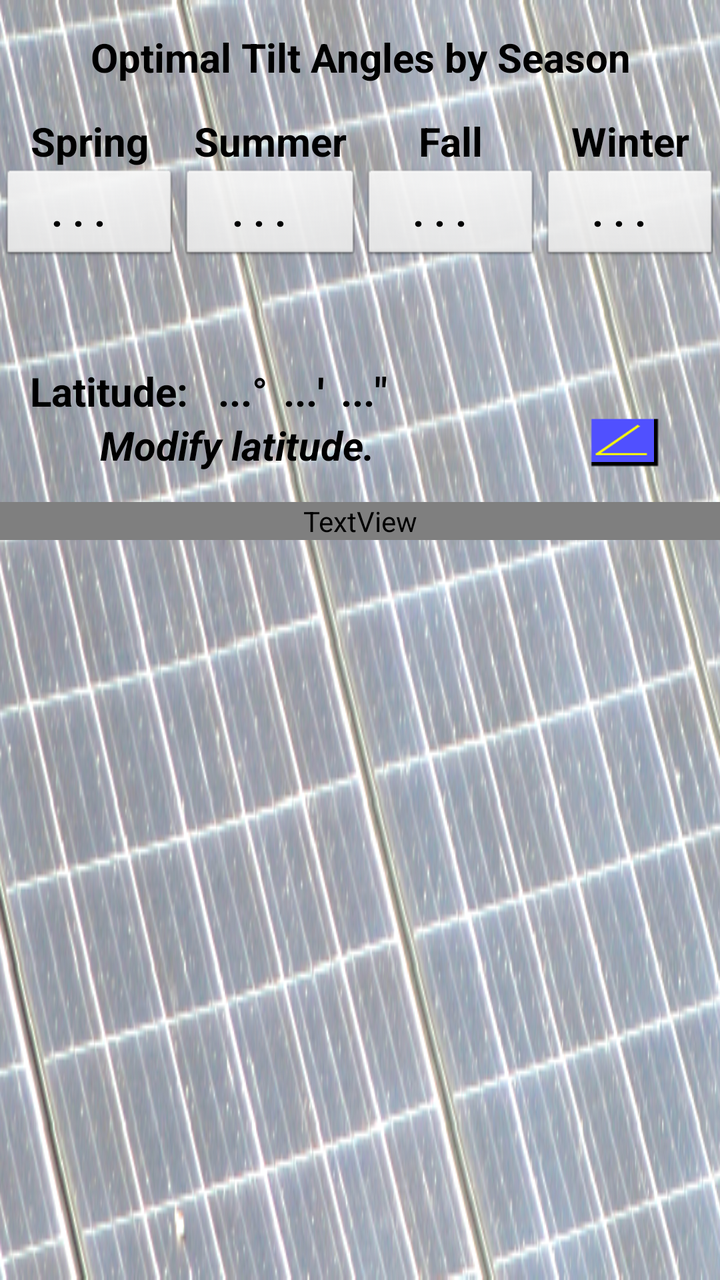
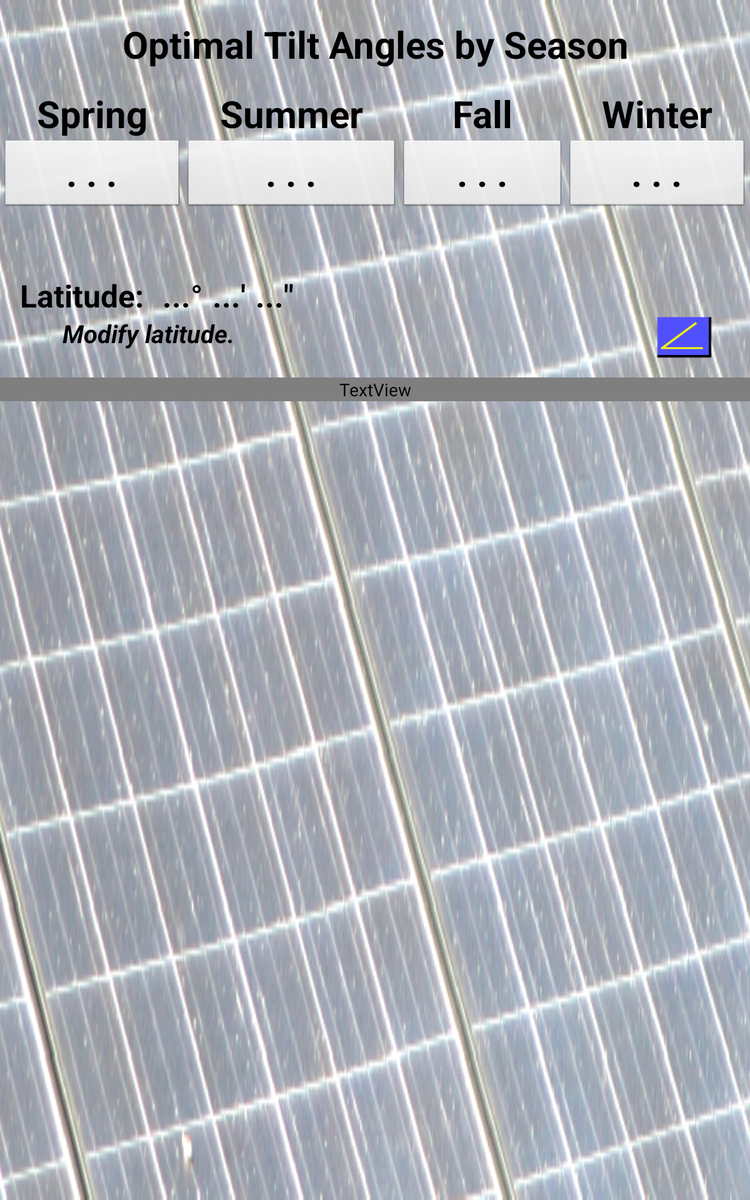

The same Android screen from two of the app's own layout files: first res/layout/ as a phone draws it, then the repository's variant for another configuration, drawn on a device whose configuration selects that folder. Both files follow.
<!-- AndroidManifest.xml: application theme AppTheme -->
<!-- res/layout/fragment_solar_tilt_seasonal.xml -->
<LinearLayout xmlns:android="http://schemas.android.com/apk/res/android"
	xmlns:tools="http://schemas.android.com/tools"
	android:layout_width="fill_parent"
	android:layout_height="fill_parent"
	android:background="@drawable/solarpanel"
	android:orientation="vertical" >

	<TextView
		android:id="@+id/textView2"
		android:layout_width="fill_parent"
		android:layout_height="wrap_content"
		android:layout_marginBottom="15dp"
		android:layout_marginTop="15dp"
		android:gravity="center"
		android:text="@string/idealTilt"
		android:textAppearance="?android:attr/textAppearanceLarge"
		android:textSize="20sp"
		android:textStyle="bold"
		android:typeface="normal" />

	<TableLayout
		android:layout_width="wrap_content"
		android:layout_height="wrap_content"
		android:layout_gravity="center"
		android:shrinkColumns="*"
		android:stretchColumns="*" >

		<TableRow>

			<TextView
				android:id="@+id/textView10"
				android:layout_height="wrap_content"
				android:gravity="center"
				android:text="@string/spring"
				android:textAppearance="?android:attr/textAppearanceLarge"
				android:textSize="20sp"
				android:textStyle="bold"
				android:typeface="normal" />

			<TextView
				android:id="@+id/textView11"
				android:layout_height="wrap_content"
				android:gravity="center"
				android:text="@string/summer"
				android:textAppearance="?android:attr/textAppearanceLarge"
				android:textSize="20sp"
				android:textStyle="bold"
				android:typeface="normal" />

			<TextView
				android:id="@+id/textView12"
				android:layout_height="wrap_content"
				android:gravity="center"
				android:text="@string/fall"
				android:textAppearance="?android:attr/textAppearanceLarge"
				android:textSize="20sp"
				android:textStyle="bold"
				android:typeface="normal" />

			<TextView
				android:id="@+id/textView13"
				android:layout_height="wrap_content"
				android:gravity="center"
				android:text="@string/winter"
				android:textAppearance="?android:attr/textAppearanceLarge"
				android:textSize="20sp"
				android:textStyle="bold"
				android:typeface="normal" />
		</TableRow>

		<TableRow>

			<Button
				android:id="@+id/Button_SeasonalSpring"
				android:layout_height="wrap_content"
				android:background="@android:drawable/btn_default"
				android:focusable="false"
				android:focusableInTouchMode="false"
				android:gravity="center"
				android:hint="@string/dots"
				android:paddingLeft="0dp"
				android:textAppearance="?android:attr/textAppearanceLarge"
				android:textColorHint="@color/black"
				android:textSize="20sp"
				android:textStyle="bold"
				android:width="75dp" />

			<Button
				android:id="@+id/Button_SeasonalSummer"
				android:layout_height="wrap_content"
				android:background="@android:drawable/btn_default"
				android:focusable="false"
				android:focusableInTouchMode="false"
				android:gravity="center"
				android:hint="@string/dots"
				android:paddingLeft="0dp"
				android:textAppearance="?android:attr/textAppearanceLarge"
				android:textColorHint="@color/black"
				android:textSize="20sp"
				android:textStyle="bold"
				android:width="75dp" />

			<Button
				android:id="@+id/Button_SeasonalFall"
				android:layout_height="wrap_content"
				android:background="@android:drawable/btn_default"
				android:focusable="false"
				android:focusableInTouchMode="false"
				android:gravity="center"
				android:hint="@string/dots"
				android:paddingLeft="0dp"
				android:textAppearance="?android:attr/textAppearanceLarge"
				android:textColorHint="@color/black"
				android:textSize="20sp"
				android:textStyle="bold"
				android:width="75dp" />

			<Button
				android:id="@+id/Button_SeasonalWinter"
				android:layout_height="wrap_content"
				android:background="@android:drawable/btn_default"
				android:focusable="false"
				android:focusableInTouchMode="false"
				android:gravity="center"
				android:hint="@string/dots"
				android:paddingLeft="0dp"
				android:textAppearance="?android:attr/textAppearanceLarge"
				android:textColorHint="@color/black"
				android:textSize="20sp"
				android:textStyle="bold"
				android:width="75dp" />

		</TableRow>
	</TableLayout>

	<RelativeLayout
		android:layout_width="match_parent"
		android:layout_height="wrap_content"
		android:layout_marginTop="50dp" >

		<TextView
			android:id="@+id/textView6"
			android:layout_width="wrap_content"
			android:layout_height="wrap_content"
			android:layout_alignParentLeft="true"
			android:layout_marginLeft="15dp"
			android:text="@string/latitude"
			android:textAppearance="?android:attr/textAppearanceLarge"
			android:textSize="20sp"
			android:textStyle="bold" />

		<TextView
			android:id="@+id/textViewSeasonalDegrees"
			android:layout_width="wrap_content"
			android:layout_height="wrap_content"
			android:layout_marginLeft="15dp"
			android:layout_toRightOf="@+id/textView6"
			android:gravity="right"
			android:hint="@string/smalldots"
			android:textAppearance="?android:attr/textAppearanceLarge"
			android:textColorHint="@color/black"
			android:textSize="20sp"
			android:textStyle="bold" />

		<TextView
			android:id="@+id/textView8"
			android:layout_width="wrap_content"
			android:layout_height="wrap_content"
			android:layout_below="@+id/textView6"
			android:layout_marginLeft="50dp"
			android:text="@string/edit2"
			android:textColor="@color/black"
			android:textSize="20sp"
			android:textStyle="bold|italic" />

		<Button
			android:id="@+id/buttonEditSeasonal"
			style="?android:attr/buttonStyleSmall"
			android:layout_width="35dp"
			android:layout_height="25dp"
			android:layout_alignParentRight="true"
			android:layout_below="@+id/textView6"
			android:layout_marginRight="30dp"
			android:background="@drawable/angle_button" />

		<TextView
			android:id="@+id/textView1"
			android:layout_width="wrap_content"
			android:layout_height="wrap_content"
			android:layout_toRightOf="@+id/textViewSeasonalDegrees"
			android:text="@string/degreee"
			android:textAppearance="?android:attr/textAppearanceLarge"
			android:textSize="20sp"
			android:textStyle="bold" />

		<TextView
			android:id="@+id/textViewSeasonalMinutes"
			android:layout_width="wrap_content"
			android:layout_height="wrap_content"
			android:layout_marginLeft="8dp"
			android:layout_toRightOf="@+id/textView1"
			android:gravity="right"
			android:hint="@string/smalldots"
			android:textAppearance="?android:attr/textAppearanceLarge"
			android:textColorHint="@color/black"
			android:textSize="20sp"
			android:textStyle="bold" />

		<TextView
			android:id="@+id/textView3"
			android:layout_width="wrap_content"
			android:layout_height="wrap_content"
			android:layout_toRightOf="@+id/textViewSeasonalMinutes"
			android:text="@string/quote"
			android:textAppearance="?android:attr/textAppearanceLarge"
			android:textStyle="bold" />

		<TextView
			android:id="@+id/textView4"
			android:layout_width="wrap_content"
			android:layout_height="wrap_content"
			android:layout_toRightOf="@+id/textViewSeasonalSeconds"
			android:text="@string/quotes"
			android:textAppearance="?android:attr/textAppearanceLarge"
			android:textSize="20sp"
			android:textStyle="bold" />

		<TextView
			android:id="@+id/textViewSeasonalSeconds"
			android:layout_width="wrap_content"
			android:layout_height="wrap_content"
			android:layout_alignParentTop="true"
			android:layout_marginLeft="8dp"
			android:layout_toRightOf="@+id/textView3"
			android:gravity="right"
			android:hint="@string/smalldots"
			android:textAppearance="?android:attr/textAppearanceLarge"
			android:textColorHint="@color/black"
			android:textSize="20sp"
			android:textStyle="bold" />

	</RelativeLayout>

	<TextView
		android:id="@+id/textView_SeasonalMessage"
		android:layout_width="match_parent"
		android:layout_height="wrap_content"
		android:layout_marginTop="15dp"
		android:background="@color/lightblue"
		android:ems="10"
		android:focusable="false"
		android:gravity="center_vertical|center_horizontal"
		android:paddingLeft="15dp"
		android:paddingRight="15dp"
		android:textAppearance="?android:attr/textAppearanceLarge"
		android:textColor="@color/blue"
		android:textSize="20sp"
		android:textStyle="bold"
		android:visibility="visible" />

</LinearLayout>
<!-- resources referenced by this layout -->
<resources>
  <!-- drawable angle_button (drawable-mdpi) -->
  <?xml version="1.0" encoding="utf-8"?>
  <selector xmlns:android="http://schemas.android.com/apk/res/android" >
  	
  	<item android:drawable="@drawable/angle_button_pressed" 
  		  android:state_pressed="true"/>
  	
  	<item android:drawable="@drawable/angle_button_focused" 
  		  android:state_focused="true"/>
  	
  	<item android:drawable="@drawable/angle_button_default" />	
  	
  </selector>
  <!-- drawable solarpanel: png bitmap (drawable-mdpi, 366651 bytes) -->
  <string name="degreee">\u00b0</string>
  <string name="dots">". . ."</string>
  <string name="edit2">Modify latitude.</string>
  <string name="fall">Fall</string>
  <string name="idealTilt">Optimal Tilt Angles by Season</string>
  <string name="latitude">Latitude:</string>
  <string name="quote">\'</string>
  <string name="quotes">\"</string>
  <string name="smalldots">...</string>
  <string name="spring">Spring</string>
  <string name="summer">Summer</string>
  <string name="winter">Winter</string>
  <style name="AppTheme" parent="AppBaseTheme">
  		
  	</style>
  <!-- drawable angle_button_pressed: png bitmap (drawable-mdpi, 287 bytes) -->
  <!-- drawable angle_button_focused: png bitmap (drawable-mdpi, 288 bytes) -->
  <!-- drawable angle_button_default: png bitmap (drawable-mdpi, 280 bytes) -->
  <style name="AppBaseTheme" parent="android:Theme.Light">
  		
  	</style>
</resources>
<!-- res/layout-large/fragment_solar_tilt_seasonal.xml (the repository's variant of the layout above) -->
<!-- drawn on a 7-inch tablet held upright -->
<LinearLayout xmlns:android="http://schemas.android.com/apk/res/android"
	xmlns:tools="http://schemas.android.com/tools"
	android:layout_width="fill_parent"
	android:layout_height="fill_parent"
	android:background="@drawable/solarpanel"
	android:orientation="vertical" >

	<TextView
		android:id="@+id/textView2"
		android:layout_width="fill_parent"
		android:layout_height="wrap_content"
		android:layout_marginBottom="15dp"
		android:layout_marginTop="15dp"
		android:gravity="center"
		android:text="@string/idealTilt"
		android:textAppearance="?android:attr/textAppearanceLarge"
		android:textSize="30sp"
		android:textStyle="bold"
		android:typeface="normal" />

	<TableLayout
		android:layout_width="wrap_content"
		android:layout_height="wrap_content"
		android:layout_gravity="center"
		android:shrinkColumns="*"
		android:stretchColumns="*" >

		<TableRow>

			<TextView
				android:id="@+id/textView10"
				android:layout_height="wrap_content"
				android:layout_alignLeft="@+id/textView2"
				android:layout_below="@+id/textView2"
				android:gravity="center"
				android:text="@string/spring"
				android:textAppearance="?android:attr/textAppearanceLarge"
				android:textSize="30sp"
				android:textStyle="bold"
				android:typeface="normal" />

			<TextView
				android:id="@+id/textView11"
				android:layout_height="wrap_content"
				android:layout_alignRight="@+id/textView1"
				android:gravity="center"
				android:text="@string/summer"
				android:textAppearance="?android:attr/textAppearanceLarge"
				android:textSize="30sp"
				android:textStyle="bold"
				android:typeface="normal" />

			<TextView
				android:id="@+id/textView12"
				android:layout_height="wrap_content"
				android:gravity="center"
				android:text="@string/fall"
				android:textAppearance="?android:attr/textAppearanceLarge"
				android:textSize="30sp"
				android:textStyle="bold"
				android:typeface="normal" />

			<TextView
				android:id="@+id/textView13"
				android:layout_height="wrap_content"
				android:gravity="center"
				android:text="@string/winter"
				android:textAppearance="?android:attr/textAppearanceLarge"
				android:textSize="30sp"
				android:textStyle="bold"
				android:typeface="normal" />
		</TableRow>

		<TableRow>

			<Button
				android:id="@+id/Button_SeasonalSpring"
				android:layout_height="wrap_content"
				android:background="@android:drawable/btn_default"
				android:focusable="false"
				android:focusableInTouchMode="false"
				android:gravity="center"
				android:hint="@string/dots"
				android:imeOptions="flagNoExtractUi"
				android:inputType="numberSigned"
				android:textAppearance="?android:attr/textAppearanceLarge"
				android:textColorHint="@color/black"
				android:textSize="30sp"
				android:textStyle="bold"
				android:width="75dp" />

			<Button
				android:id="@+id/Button_SeasonalSummer"
				android:layout_height="wrap_content"
				android:background="@android:drawable/btn_default"
				android:focusable="false"
				android:focusableInTouchMode="false"
				android:gravity="center"
				android:hint="@string/dots"
				android:inputType="numberSigned"
				android:textAppearance="?android:attr/textAppearanceLarge"
				android:textColorHint="@color/black"
				android:textSize="30sp"
				android:textStyle="bold"
				android:width="75dp" />

			<Button
				android:id="@+id/Button_SeasonalFall"
				android:layout_height="wrap_content"
				android:background="@android:drawable/btn_default"
				android:focusable="false"
				android:focusableInTouchMode="false"
				android:gravity="center"
				android:hint="@string/dots"
				android:inputType="numberSigned"
				android:textAppearance="?android:attr/textAppearanceLarge"
				android:textColorHint="@color/black"
				android:textSize="30sp"
				android:textStyle="bold"
				android:width="75dp" />

			<Button
				android:id="@+id/Button_SeasonalWinter"
				android:layout_height="wrap_content"
				android:background="@android:drawable/btn_default"
				android:focusable="false"
				android:focusableInTouchMode="false"
				android:gravity="center"
				android:hint="@string/dots"
				android:inputType="numberSigned"
				android:textAppearance="?android:attr/textAppearanceLarge"
				android:textColorHint="@color/black"
				android:textSize="30sp"
				android:textStyle="bold"
				android:width="75dp" />

		</TableRow>
	</TableLayout>

	<RelativeLayout
		android:layout_width="match_parent"
		android:layout_height="wrap_content"
		android:layout_marginTop="50dp" >

		<TextView
			android:id="@+id/textView6"
			android:layout_width="wrap_content"
			android:layout_height="wrap_content"
            android:text="@string/latitude"
			android:textAppearance="?android:attr/textAppearanceLarge"
			android:textSize="25sp"
			android:textStyle="bold"
            android:layout_alignParentTop="true"
            android:layout_alignParentLeft="true"
            android:layout_alignParentStart="true"
            android:layout_marginLeft="16dp" />

		<TextView
			android:id="@+id/textViewSeasonalDegrees"
			android:layout_width="wrap_content"
			android:layout_height="wrap_content"
			android:layout_marginLeft="15dp"
			android:layout_toRightOf="@+id/textView6"
			android:gravity="right"
			android:hint="@string/smalldots"
			android:textAppearance="?android:attr/textAppearanceLarge"
			android:textColorHint="@color/black"
			android:textSize="25sp"
			android:textStyle="bold" />

		<TextView
			android:id="@+id/textView8"
			android:layout_width="wrap_content"
			android:layout_height="wrap_content"
			android:layout_below="@+id/textView6"
			android:layout_marginLeft="50dp"
			android:text="@string/edit2"
			android:textColor="@color/black"
			android:textSize="20sp"
			android:textStyle="bold|italic" />

		<Button
			android:id="@+id/buttonEditSeasonal"
			style="?android:attr/buttonStyleSmall"
			android:layout_width="45dp"
			android:layout_height="34dp"
			android:layout_alignParentRight="true"
			android:layout_below="@+id/textView6"
			android:layout_marginRight="30dp"
			android:background="@drawable/angle_button" />

		<TextView
			android:id="@+id/textView1"
			android:layout_width="wrap_content"
			android:layout_height="wrap_content"
			android:layout_toRightOf="@+id/textViewSeasonalDegrees"
			android:text="@string/degreee"
			android:textAppearance="?android:attr/textAppearanceLarge"
			android:textSize="25sp"
			android:textStyle="bold" />

		<TextView
			android:id="@+id/textViewSeasonalMinutes"
			android:layout_width="wrap_content"
			android:layout_height="wrap_content"
			android:layout_marginLeft="8dp"
			android:layout_toRightOf="@+id/textView1"
			android:gravity="right"
			android:hint="@string/smalldots"
			android:textAppearance="?android:attr/textAppearanceLarge"
			android:textColorHint="@color/black"
			android:textSize="25sp"
			android:textStyle="bold" />

		<TextView
			android:id="@+id/textView3"
			android:layout_width="wrap_content"
			android:layout_height="wrap_content"
			android:layout_toRightOf="@+id/textViewSeasonalMinutes"
			android:text="@string/quote"
			android:textAppearance="?android:attr/textAppearanceLarge"
			android:textSize="25sp"
			android:textStyle="bold" />

		<TextView
			android:id="@+id/textView4"
			android:layout_width="wrap_content"
			android:layout_height="wrap_content"
			android:layout_toRightOf="@+id/textViewSeasonalSeconds"
			android:text="@string/quotes"
			android:textAppearance="?android:attr/textAppearanceLarge"
			android:textSize="25sp"
			android:textStyle="bold" />

		<TextView
			android:id="@+id/textViewSeasonalSeconds"
			android:layout_width="wrap_content"
			android:layout_height="wrap_content"
			android:layout_alignParentTop="true"
			android:layout_marginLeft="8dp"
			android:layout_toRightOf="@+id/textView3"
			android:gravity="right"
			android:hint="@string/smalldots"
			android:textAppearance="?android:attr/textAppearanceLarge"
			android:textColorHint="@color/black"
			android:textSize="25sp"
			android:textStyle="bold" />

	</RelativeLayout>

	<TextView
		android:id="@+id/textView_SeasonalMessage"
		android:layout_width="match_parent"
		android:layout_height="wrap_content"
		android:layout_marginTop="15dp"
		android:background="@color/lightblue"
		android:ems="10"
		android:focusable="false"
		android:gravity="center_vertical|center_horizontal"
		android:paddingLeft="15dp"
		android:paddingRight="15dp"
		android:textAppearance="?android:attr/textAppearanceLarge"
		android:textColor="@color/blue"
		android:textSize="25sp"
		android:textStyle="bold"
		android:visibility="visible" />

</LinearLayout>
